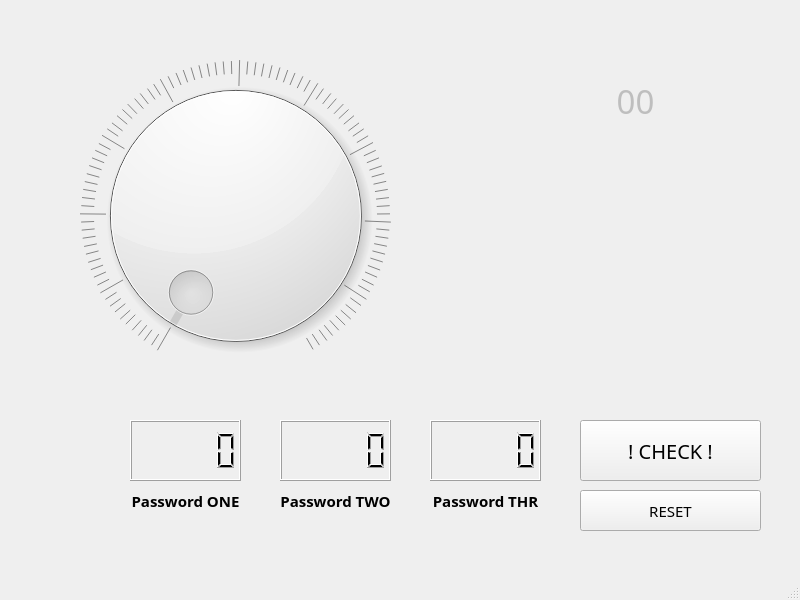
<?xml version="1.0" encoding="UTF-8"?>
<ui version="4.0">
 <class>main</class>
 <widget class="QMainWindow" name="main">
  <property name="geometry">
   <rect>
    <x>0</x>
    <y>0</y>
    <width>800</width>
    <height>600</height>
   </rect>
  </property>
  <property name="font">
   <font>
    <family>Cascadia Code SemiBold</family>
   </font>
  </property>
  <property name="windowTitle">
   <string>Guess Passwords</string>
  </property>
  <widget class="QWidget" name="centralwidget">
   <widget class="QDial" name="dial">
    <property name="geometry">
     <rect>
      <x>70</x>
      <y>60</y>
      <width>331</width>
      <height>311</height>
     </rect>
    </property>
    <property name="value">
     <number>0</number>
    </property>
    <property name="notchesVisible">
     <bool>true</bool>
    </property>
   </widget>
   <widget class="QPushButton" name="btn__chk">
    <property name="geometry">
     <rect>
      <x>580</x>
      <y>420</y>
      <width>181</width>
      <height>61</height>
     </rect>
    </property>
    <property name="font">
     <font>
      <family>Cascadia Code SemiBold</family>
      <pointsize>15</pointsize>
     </font>
    </property>
    <property name="text">
     <string>! CHECK !</string>
    </property>
   </widget>
   <widget class="QLCDNumber" name="num__one">
    <property name="geometry">
     <rect>
      <x>130</x>
      <y>420</y>
      <width>111</width>
      <height>61</height>
     </rect>
    </property>
   </widget>
   <widget class="QLCDNumber" name="num__two">
    <property name="geometry">
     <rect>
      <x>280</x>
      <y>420</y>
      <width>111</width>
      <height>61</height>
     </rect>
    </property>
    <property name="intValue" stdset="0">
     <number>0</number>
    </property>
   </widget>
   <widget class="QLCDNumber" name="num__thr">
    <property name="geometry">
     <rect>
      <x>430</x>
      <y>420</y>
      <width>111</width>
      <height>61</height>
     </rect>
    </property>
   </widget>
   <widget class="QLabel" name="lbl__one">
    <property name="geometry">
     <rect>
      <x>130</x>
      <y>490</y>
      <width>111</width>
      <height>21</height>
     </rect>
    </property>
    <property name="font">
     <font>
      <family>Cascadia Code SemiBold</family>
      <pointsize>11</pointsize>
      <weight>75</weight>
      <bold>true</bold>
     </font>
    </property>
    <property name="text">
     <string>Password ONE</string>
    </property>
    <property name="alignment">
     <set>Qt::AlignCenter</set>
    </property>
   </widget>
   <widget class="QLabel" name="lbl__two">
    <property name="geometry">
     <rect>
      <x>280</x>
      <y>490</y>
      <width>111</width>
      <height>21</height>
     </rect>
    </property>
    <property name="font">
     <font>
      <family>Cascadia Code SemiBold</family>
      <pointsize>11</pointsize>
      <weight>75</weight>
      <bold>true</bold>
     </font>
    </property>
    <property name="text">
     <string>Password TWO</string>
    </property>
    <property name="alignment">
     <set>Qt::AlignCenter</set>
    </property>
   </widget>
   <widget class="QLabel" name="lbl__thr">
    <property name="geometry">
     <rect>
      <x>430</x>
      <y>490</y>
      <width>111</width>
      <height>21</height>
     </rect>
    </property>
    <property name="font">
     <font>
      <family>Cascadia Code SemiBold</family>
      <pointsize>11</pointsize>
      <weight>75</weight>
      <bold>true</bold>
     </font>
    </property>
    <property name="text">
     <string>Password THR</string>
    </property>
    <property name="alignment">
     <set>Qt::AlignCenter</set>
    </property>
   </widget>
   <widget class="QLabel" name="lbl__dial">
    <property name="enabled">
     <bool>false</bool>
    </property>
    <property name="geometry">
     <rect>
      <x>500</x>
      <y>70</y>
      <width>271</width>
      <height>61</height>
     </rect>
    </property>
    <property name="font">
     <font>
      <family>Cascadia Code SemiBold</family>
      <pointsize>25</pointsize>
     </font>
    </property>
    <property name="text">
     <string>00</string>
    </property>
    <property name="alignment">
     <set>Qt::AlignCenter</set>
    </property>
   </widget>
   <widget class="QPushButton" name="btn__reset">
    <property name="geometry">
     <rect>
      <x>580</x>
      <y>490</y>
      <width>181</width>
      <height>41</height>
     </rect>
    </property>
    <property name="font">
     <font>
      <family>Cascadia Code SemiBold</family>
      <pointsize>11</pointsize>
     </font>
    </property>
    <property name="text">
     <string>RESET</string>
    </property>
   </widget>
   <widget class="QLabel" name="lbl__hint">
    <property name="enabled">
     <bool>false</bool>
    </property>
    <property name="geometry">
     <rect>
      <x>500</x>
      <y>140</y>
      <width>271</width>
      <height>201</height>
     </rect>
    </property>
    <property name="palette">
     <palette>
      <active>
       <colorrole role="WindowText">
        <brush brushstyle="SolidPattern">
         <color alpha="255">
          <red>0</red>
          <green>0</green>
          <blue>0</blue>
         </color>
        </brush>
       </colorrole>
       <colorrole role="Dark">
        <brush brushstyle="SolidPattern">
         <color alpha="100">
          <red>160</red>
          <green>160</green>
          <blue>160</blue>
         </color>
        </brush>
       </colorrole>
       <colorrole role="Text">
        <brush brushstyle="SolidPattern">
         <color alpha="255">
          <red>0</red>
          <green>0</green>
          <blue>0</blue>
         </color>
        </brush>
       </colorrole>
       <colorrole role="ButtonText">
        <brush brushstyle="SolidPattern">
         <color alpha="255">
          <red>0</red>
          <green>0</green>
          <blue>0</blue>
         </color>
        </brush>
       </colorrole>
       <colorrole role="PlaceholderText">
        <brush brushstyle="SolidPattern">
         <color alpha="128">
          <red>0</red>
          <green>0</green>
          <blue>0</blue>
         </color>
        </brush>
       </colorrole>
      </active>
      <inactive>
       <colorrole role="WindowText">
        <brush brushstyle="SolidPattern">
         <color alpha="255">
          <red>0</red>
          <green>0</green>
          <blue>0</blue>
         </color>
        </brush>
       </colorrole>
       <colorrole role="Dark">
        <brush brushstyle="SolidPattern">
         <color alpha="100">
          <red>160</red>
          <green>160</green>
          <blue>160</blue>
         </color>
        </brush>
       </colorrole>
       <colorrole role="Text">
        <brush brushstyle="SolidPattern">
         <color alpha="255">
          <red>0</red>
          <green>0</green>
          <blue>0</blue>
         </color>
        </brush>
       </colorrole>
       <colorrole role="ButtonText">
        <brush brushstyle="SolidPattern">
         <color alpha="255">
          <red>0</red>
          <green>0</green>
          <blue>0</blue>
         </color>
        </brush>
       </colorrole>
       <colorrole role="PlaceholderText">
        <brush brushstyle="SolidPattern">
         <color alpha="128">
          <red>0</red>
          <green>0</green>
          <blue>0</blue>
         </color>
        </brush>
       </colorrole>
      </inactive>
      <disabled>
       <colorrole role="WindowText">
        <brush brushstyle="SolidPattern">
         <color alpha="100">
          <red>160</red>
          <green>160</green>
          <blue>160</blue>
         </color>
        </brush>
       </colorrole>
       <colorrole role="Dark">
        <brush brushstyle="SolidPattern">
         <color alpha="100">
          <red>160</red>
          <green>160</green>
          <blue>160</blue>
         </color>
        </brush>
       </colorrole>
       <colorrole role="Text">
        <brush brushstyle="SolidPattern">
         <color alpha="100">
          <red>160</red>
          <green>160</green>
          <blue>160</blue>
         </color>
        </brush>
       </colorrole>
       <colorrole role="ButtonText">
        <brush brushstyle="SolidPattern">
         <color alpha="100">
          <red>160</red>
          <green>160</green>
          <blue>160</blue>
         </color>
        </brush>
       </colorrole>
       <colorrole role="PlaceholderText">
        <brush brushstyle="SolidPattern">
         <color alpha="128">
          <red>0</red>
          <green>0</green>
          <blue>0</blue>
         </color>
        </brush>
       </colorrole>
      </disabled>
     </palette>
    </property>
    <property name="font">
     <font>
      <family>Cascadia Code SemiBold</family>
      <pointsize>40</pointsize>
     </font>
    </property>
    <property name="text">
     <string/>
    </property>
    <property name="alignment">
     <set>Qt::AlignCenter</set>
    </property>
   </widget>
  </widget>
  <widget class="QMenuBar" name="menubar">
   <property name="geometry">
    <rect>
     <x>0</x>
     <y>0</y>
     <width>800</width>
     <height>22</height>
    </rect>
   </property>
  </widget>
  <widget class="QStatusBar" name="statusbar"/>
 </widget>
 <resources/>
 <connections/>
</ui>
